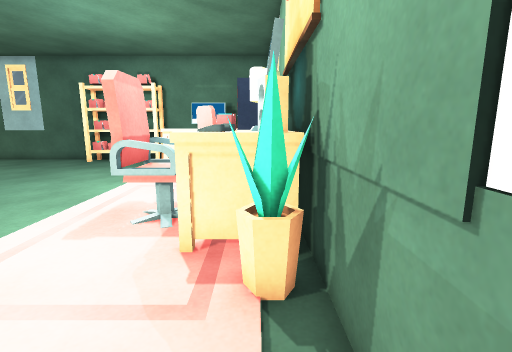
View 1 (above)

17 first-person views from a walk through a 3-D level made in the Unity game engine. The camera is 1.2 m above the floor, tilts 10° down and sees 85° across. The floor is counted in squares, 0.5 m on a side. Each view is taken from the middle of a square. On the plan, view 1 faces up. The plan holds only what a view shows up to about 18 squares ahead; the rest is blank. The player character is not drawn. Door leaves are left out, so doorways stand open. Surface patterns are stand-ins for the level's own textures.

View 2
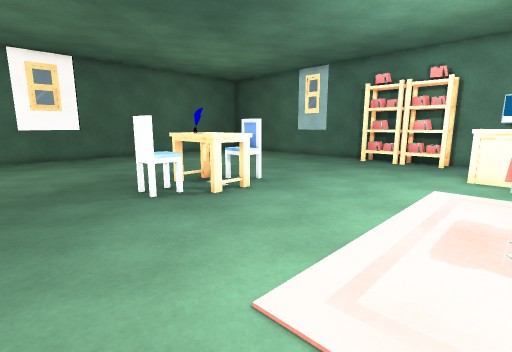

View 3
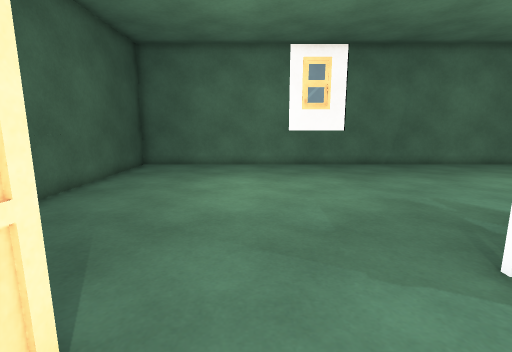

View 4
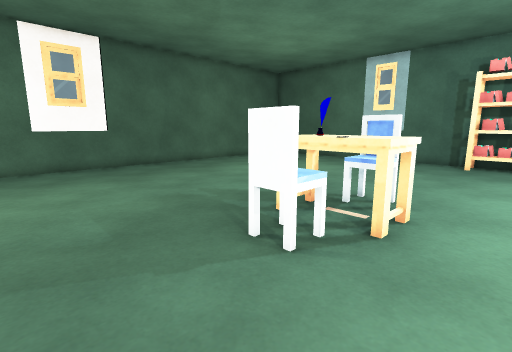

View 5
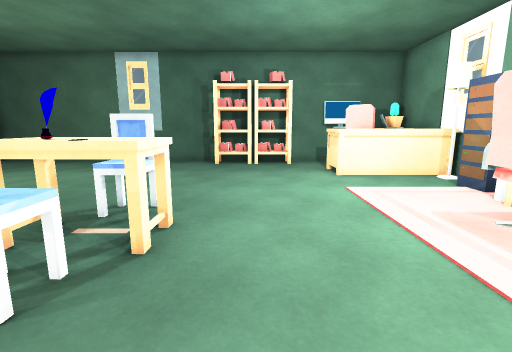

View 6
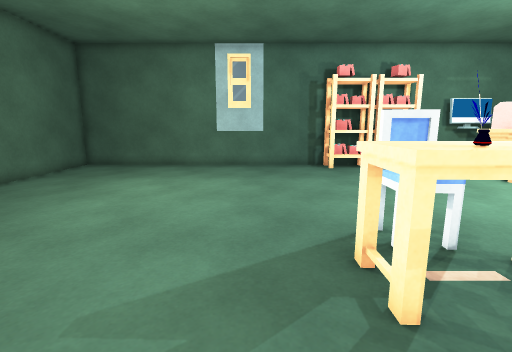

View 7
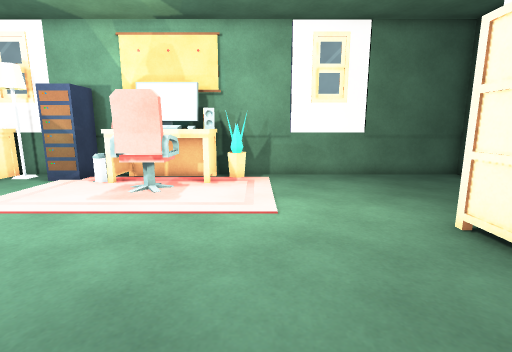

View 8
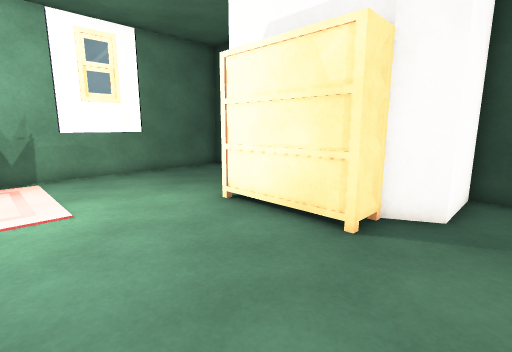

View 9
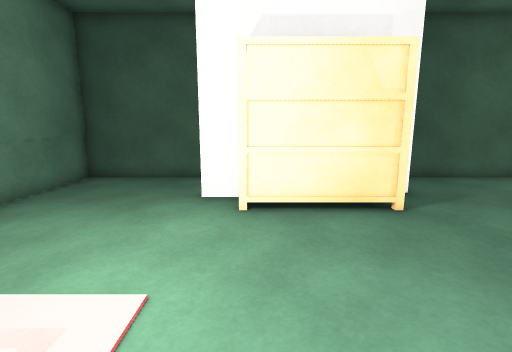

View 10
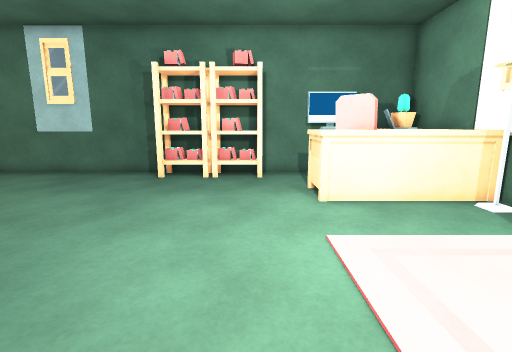

View 11
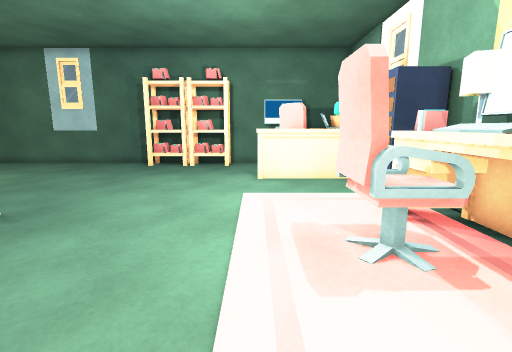

View 12
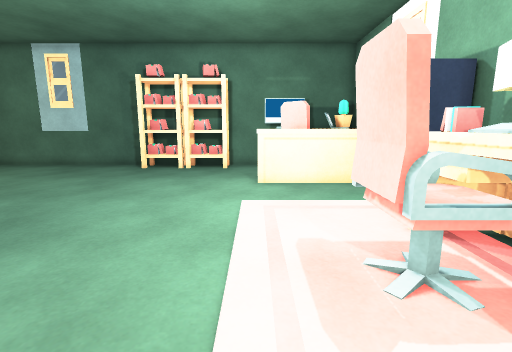

View 13
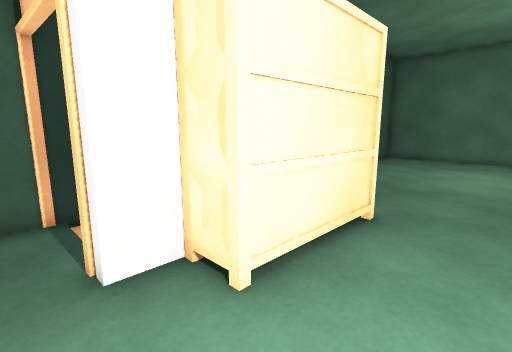

View 14
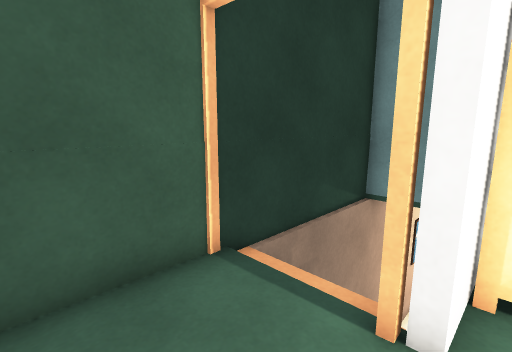

View 15
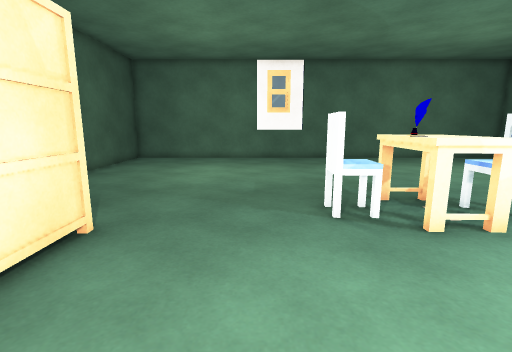

View 16
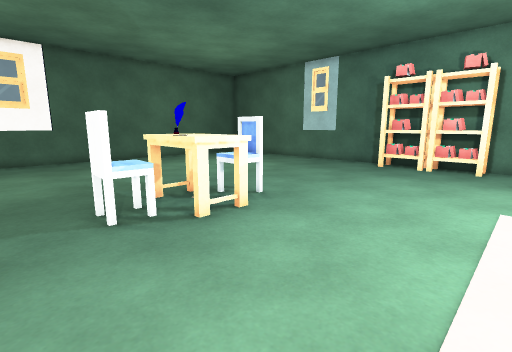

View 17
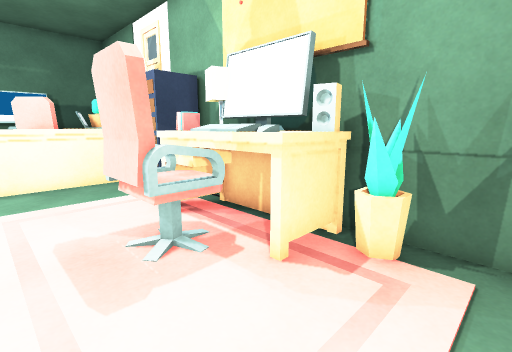

### Floor plan
Points are (right, up) in squares from view 1. A wall is a line through its corners. A room is listed if a view was taken in it or the views show most of it. See-through windows are left out.
Room 1 (views 1, 2, 3, 4, 5, 6, 7, 8, 9, 10, 11, 12, 13, 14, 15, 16, 17)
walls: (-12.2, -3.9) (-11.2, -3.4); (-6.6, -3.4) (-5.1, -3.4) (-5.1, -4.1); (-11.6, 20.8) (-26.8, 20.8) (-26.8, -7.2) (-12.6, -7.2); (-12.6, -7) (-6, -7); (-9, 20.8) (-11.5, 20.8); (-8.9, -7.2) (1, -7.2) (1, 11.1); (-6.9, 20.8) (-8.9, 20.8); (1, 13.6) (1, 20.8) (-6.8, 20.8); (-3.5, 19.8) (-4.5, 19.8)
ways out: open door at (-5, -4.5)
objects: other object (-14, 6) to (-11, 8); other object (-13, 4) to (-12, 5); other object (-13, 9) to (-12, 9); other object (-12, 6); other object (-12, 19) to (-10, 20); other object (-11, -3) to (-7, -2); other object (-9, 19) to (-7, 20); other object (-5, 15) to (0, 17); other object (-4, 17) to (-2, 18); other object (-3, 5) to (-2, 8); other object (-3, 20) to (-2, 20); other object (-2, 5) to (0, 9); other object (-1, 6); other object (-1, 9) to (-1, 10); other object (-1, 11) to (0, 12); other object (-1, 17) to (0, 17); other object (-1, 18) to (0, 20); other object (0, 4); other object (0, 5); other object (0, 10); other object (0, 20)

Positions as (right, up) in squares from view 1, and headings:
1: (0, 0), facing up
2: (-3, 0), facing up-left
3: (-9, 0), facing left
4: (-9, 0), facing up-left
5: (-9, 1), facing up
6: (-16, 3), facing up
7: (-13, 3), facing right
8: (-14, 4), facing down-right
9: (-7, 6), facing down
10: (-7, 6), facing up
11: (-5, 2), facing up
12: (-5, 3), facing up
13: (-4, 1), facing down-left
14: (-2, -3), facing down-left
15: (-5, 2), facing left
16: (-5, 2), facing up-left
17: (-5, 2), facing up-right
